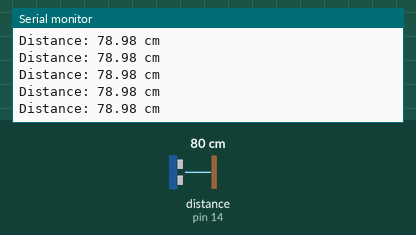
Recording of a sketch running on a simulated Arduino Uno, built with avr-gcc and run on an emulated ATmega328P. Shown: the last lines printed to the serial monitor. Wiring (inferred from the names in the program): ultrasonic range finder: trigger pin 13; echo pin 14. Inputs (shaded band) come from the test bench; at power-on: distance to the obstacle (sensor on pin 14) 80 cm. The echo pulse lasts 58.3 µs per cm.

Above: at 1.2 s.
1.3 s: distance to the obstacle (sensor on pin 14) set to 2 cm
At 1.35 s:
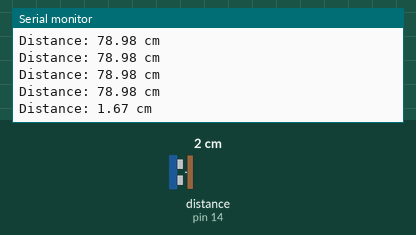
2.8 s: distance to the obstacle (sensor on pin 14) set to 4 cm
At 2.84 s:
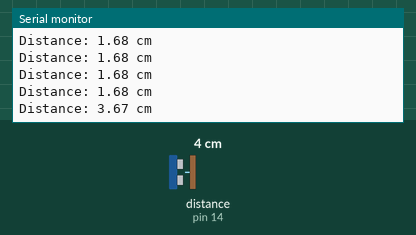
Timing chart, 0 to 5.8 s (numbered marks = the images above; inputs shaded):
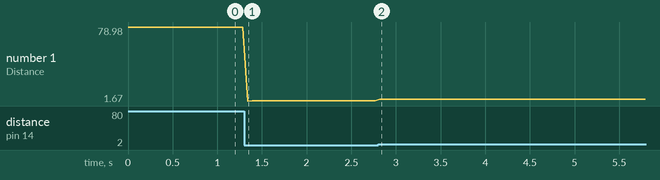

The sketch:

UltrasonicDist.ino
```cpp
// Standalone SR-04 Ultrasonic Distance Sensor Code
// Written by Zach Gregory

// Define pins
const int trigPin = 13;
const int echoPin = 14;
// Variables to store duration and distance
long duration;
float distance;

void setup() {
  // Set trigPin as OUTPUT and echoPin as INPUT
  pinMode(trigPin, OUTPUT);
  pinMode(echoPin, INPUT);

  // Initialize serial communication
  Serial.begin(115200);
}

void loop() {
  pulse();

  // Small delay to prevent reading too fast
  delay(50);
}

float pulse(){
  // Clear the trigPin
  digitalWrite(trigPin, LOW);
  delayMicroseconds(2);

  // Trigger the sensor by setting the trigPin high for 10 microseconds
  digitalWrite(trigPin, HIGH);
  delayMicroseconds(10);
  digitalWrite(trigPin, LOW);

  // Read the echoPin and calculate the pulse duration in microseconds
  duration = pulseIn(echoPin, HIGH, 30000); // Timeout of 30ms (30000us)

  // Calculate distance in centimeters (speed of sound = 343 m/s)
  distance = duration * 0.034 / 2; // 0.034 cm/us is the speed of sound in air

  // Check for out-of-range readings
  if (duration == 0) {
    Serial.println("Out of range");
  } else {
    Serial.print("Distance: ");
    Serial.print(distance);
    Serial.println(" cm");
    return distance;
  }
  return 0;
}
```

Measured:
- after the input at 1.3 s, the serial monitor: prints a new line at once (image 1)
- after the input at 2.8 s, the serial monitor: prints a new line at once (image 2)
- plotted number 1: 78.98 → 1.68 after the input at 1.3 s, 1.68 → 3.67 after the input at 2.8 s
